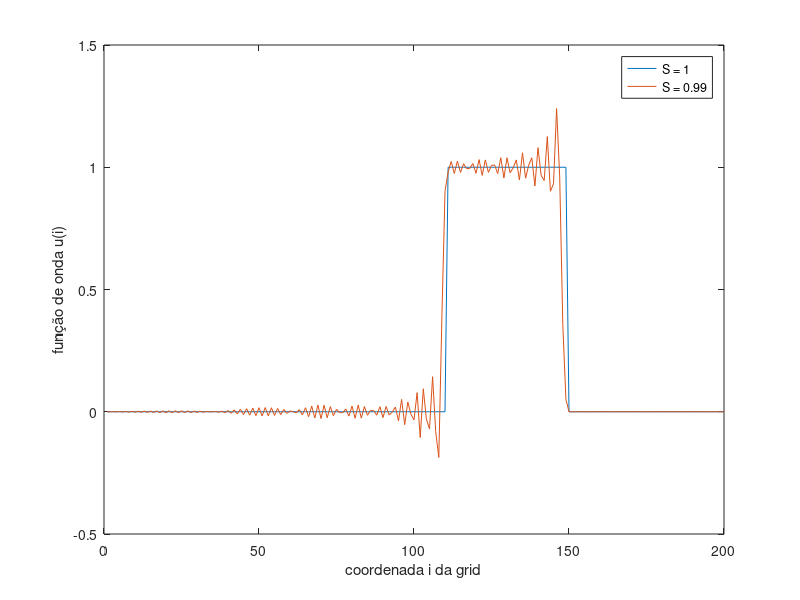
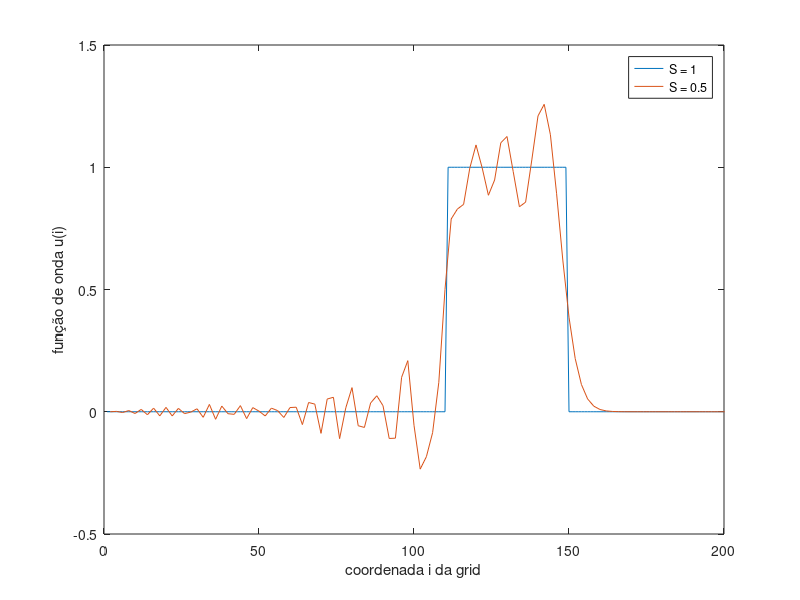

The MATLAB source for these figures, in order:
%wave parameters
Nt = 200;
Nz = 200;
S1 = 1;
S2 = 0.99;
S3 = 0.5;

%matrix values
u1 = zeros(Nt,Nz);
u2 = zeros(Nt,Nz);
u3 = zeros(Nt,Nz);

%source values
for i = 1:40
    u1(i, 1) = 1;
    u2(i, 1) = 1;
    u3(i, 1) = 1;
end


%FDTD method
for n = 2:(Nt-1)
    for z = 2:(Nz-1)
        u1(n+1, z) = S1*S1*(u1(n, z+1) - 2*u1(n, z) + u1(n,z-1)) + 2*u1(n,z) - u1(n-1, z);
        u2(n+1, z) = S2*S2*(u2(n, z+1) - 2*u2(n, z) + u2(n,z-1)) + 2*u2(n,z) - u2(n-1, z);
        u3(n+1, z) = S3*S3*(u3(n, z+1) - 2*u3(n, z) + u3(n,z-1)) + 2*u3(n,z) - u3(n-1, z);
    end
end

%S = 1 and S = 0.99
figure(1)
x = (1:Nz);
plot(x, u1(150,:))
hold on
plot(x, u2(150,:))
hold off
legend({'S = 1','S = 0.99'},'Location','northeast');
xlabel('coordenada i da grid')
ylabel('função de onda u(i)')

%S = 1 and S = 0.5
figure(2)
plot(x, u1(150,:))
xlim([0 Nz])
hold on
x3 = (1/S3:1/S3:Nz/S3);
plot(x3, u3(150,:))
xlim([0 Nz])
hold off
legend({'S = 1','S = 0.5'},'Location','northeast');
xlabel('coordenada i da grid')
ylabel('função de onda u(i)')

